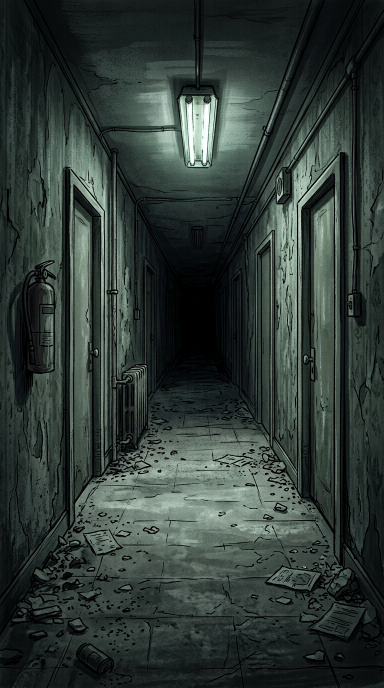
#> input picture skills/stick-story-animation/reference/plates/plate-corridor.png, 768 x 1376 px (shown at 1/2 size)
$ python compare.py --refs ../../stick-story-animation/reference/plates/plate-corridor.png --images ../../stick-story-animation/reference/plates --out out.png
#> lines starting #> are read from the running program, lines starting #| are printed output that depends on the picture
#!/usr/bin/env python3
"""Monta uma folha de comparacao: referencias na linha de cima, imagens geradas embaixo,
todas na mesma altura e numeradas. Serve para revisar identidade lado a lado.

Uso:
  python compare.py --refs ref_01.jpg ref_02.jpg --images geradas/*.png --out comparacao.jpg
"""
import argparse
from pathlib import Path

from PIL import Image, ImageDraw, ImageOps

H = 640
LABEL = 34


def row(paths, title):
#> called with title = 'REFERENCIAS'
    ims = []
    for p in paths:
        im = ImageOps.exif_transpose(Image.open(p)).convert("RGB")
#> im is the input picture: PIL image 768x1376 RGB; mean R, G, B 48.6, 59, 55.2
        im = im.resize((max(1, int(im.width * H / im.height)), H), Image.LANCZOS)
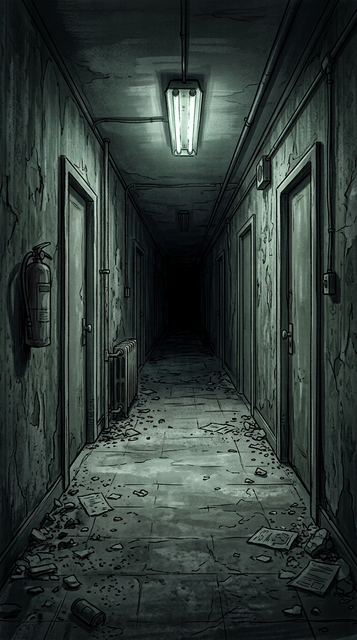
#> im: PIL image 357x640 RGB; mean R, G, B 48.6, 59.1, 55.2
        ims.append((Path(p).name, im))
    width = sum(im.width for _, im in ims) + 10 * (len(ims) + 1)
#> width = 377
    canvas = Image.new("RGB", (max(width, 400), H + LABEL + 10), (245, 245, 245))
#> canvas: PIL image 400x684 RGB; every value is 245
    d = ImageDraw.Draw(canvas)
    d.text((10, 4), title, fill=(200, 0, 0))
    x = 10
    for name, im in ims:
        canvas.paste(im, (x, LABEL))
        d.text((x + 4, LABEL + 4), name, fill=(255, 255, 0), stroke_width=2, stroke_fill=(0, 0, 0))
        x += im.width + 10
#> this loop made 1 pass
#> (name, x) on pass 1: ('plate-corridor.png', 377)
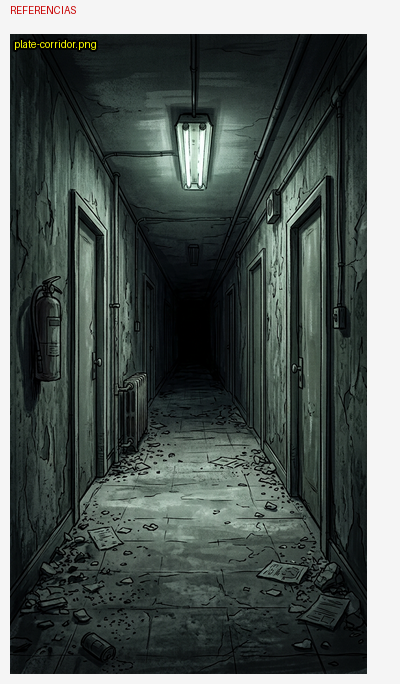
#> canvas: PIL image 400x684 RGB; mean R, G, B 81.1, 89.7, 86.3
#> after the loop, x = 377
    return canvas


def main():
    ap = argparse.ArgumentParser(description=__doc__, formatter_class=argparse.RawDescriptionHelpFormatter)
    ap.add_argument("--refs", nargs="+", required=True)
    ap.add_argument("--images", nargs="+", required=True)
    ap.add_argument("--out", required=True)
    a = ap.parse_args()

    top = row(a.refs[:4], "REFERENCIAS")
    bottom = row(a.images, "GERADAS")
    sheet = Image.new("RGB", (max(top.width, bottom.width), top.height + bottom.height), "white")
    sheet.paste(top, (0, 0))
    sheet.paste(bottom, (0, top.height))
    max_w = 3000
    if sheet.width > max_w:
        sheet = sheet.resize((max_w, int(sheet.height * max_w / sheet.width)), Image.LANCZOS)
    Path(a.out).parent.mkdir(parents=True, exist_ok=True)
    sheet.save(a.out, quality=90)
    print(a.out)


if __name__ == "__main__":
#> (the run stopped early here; a loop or call above may not have finished)
